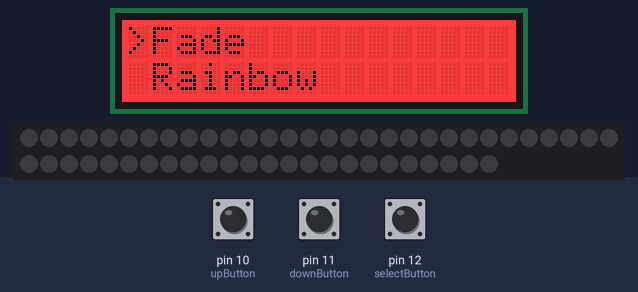
A sketch run on a simulated Arduino Uno, built with avr-gcc and run on an emulated ATmega328P. Shown: 16×2 character LCD, 54 RGB LEDs in strip order, left to right, continuing on the next row. The test bench sets the inputs (shaded band); at power-on: pin 12 (selectButton) HIGH, pin 11 (downButton) HIGH, pin 10 (upButton) HIGH.

Above: at 1.2 s.
1.3 s: pin 12 (selectButton) pulled LOW for 0.15 s
At 1.8 s:
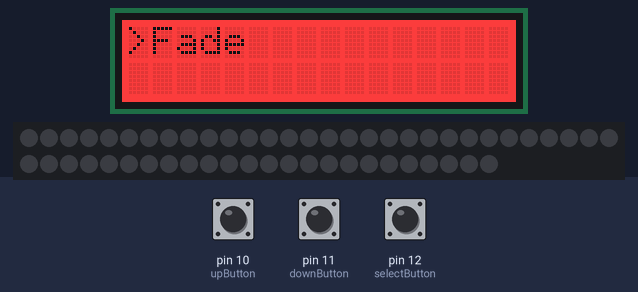
4.4 s: pin 11 (downButton) pulled LOW for 1 s
At 5.8 s:
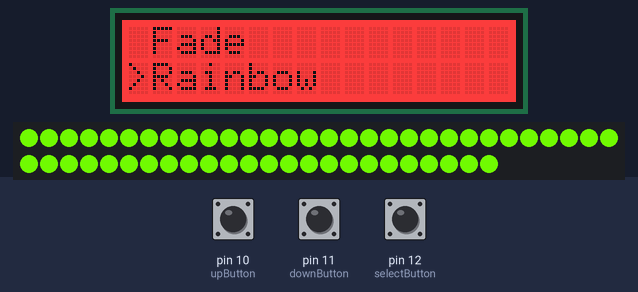
6.9 s: pin 11 (downButton) pulled LOW for 0.15 s
At 7.8 s:
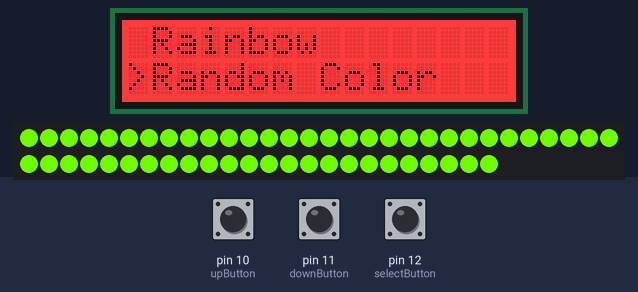
8.5 s: pin 12 (selectButton) pulled LOW for 1 s
At 9.7 s:
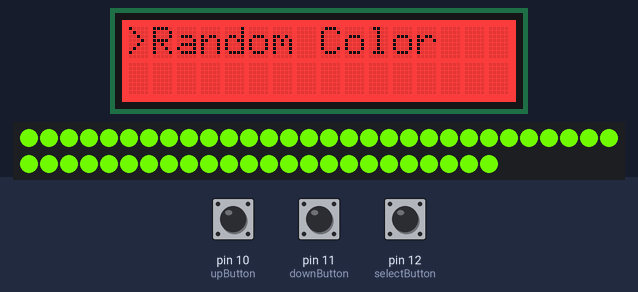
11.5 s: pin 11 (downButton) pulled LOW for 0.15 s
At 12.7 s:
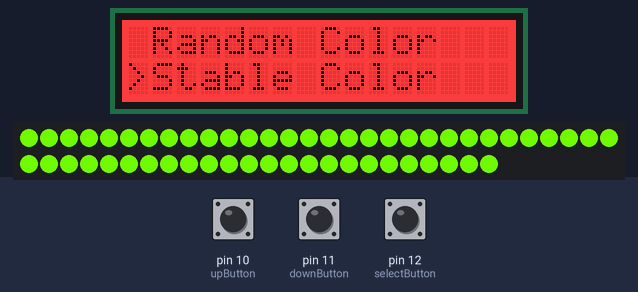
13.1 s: pin 12 (selectButton) pulled LOW for 0.15 s
At 13.4 s:
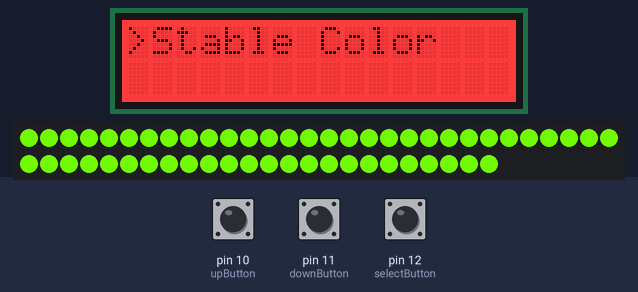
Timing chart, 0 to 16.1 s (numbered marks = the images above; inputs shaded):
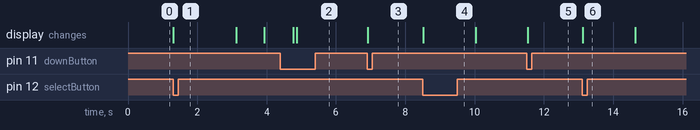

The sketch:

leds_with_menu.ino
```cpp
#include <Wire.h>
#include "DFRobot_RGBLCD.h"
#include "FastLED.h"

#define LED_PIN 7
#define NUM_LEDS 54

CRGB leds[NUM_LEDS];

int upButton = 10;
int downButton = 11;
int selectButton = 12;
int menu = 1;

const int colorR = 255;
const int colorG = 0;
const int colorB = 0;

DFRobot_RGBLCD lcd(16, 2);

void setup()
{
  lcd.init();
  lcd.setRGB(colorR, colorG, colorB);
  pinMode(upButton, INPUT_PULLUP);
  pinMode(downButton, INPUT_PULLUP);
  pinMode(selectButton, INPUT_PULLUP);
  Serial.begin(9600);
  pinMode(LED_PIN, OUTPUT);
  FastLED.addLeds<WS2812, LED_PIN, GRB>(leds, NUM_LEDS);
  updateMenu();
}

void loop() {
  if (!digitalRead(downButton)) {
    menu++;
    updateMenu();
    delay(100);
    while (!digitalRead(downButton));
  }
  if (!digitalRead(upButton)) {
    menu--;
    updateMenu();
    delay(100);
    while (!digitalRead(upButton));
  }
  if (!digitalRead(selectButton)) {
    executeAction();
    updateMenu();
    delay(100);
    while (!digitalRead(selectButton));
  }
}

void updateMenu() {
  switch (menu) {
    case 0:
      menu = 1;
      break;
    case 1:
      lcd.clear();
      lcd.print(">Fade");
      lcd.setCursor(0, 1);
      lcd.print(" Rainbow");
      break;
    case 2:
      lcd.clear();
      lcd.print(" Fade");
      lcd.setCursor(0, 1);
      lcd.print(">Rainbow");
      break;
    case 3:
      lcd.clear();
      lcd.print(" Rainbow");
      lcd.setCursor(0, 1);
      lcd.print(">Random Color");
      break;
    case 4:
      lcd.clear();
      lcd.print(" Random Color");
      lcd.setCursor(0, 1);
      lcd.print(">Stable Color");
      break;
    case 5:
      menu = 4;
      break;
  }
}
void executeAction() {
  switch (menu) {
    case 1:
      action1();
      break;
    case 2:
      action2();
      break;
    case 3:
      action3();
      break;
    case 4:
      action4();
      break;
  }
}

void action1() {
  lcd.clear();
  lcd.print(">Fade");
  delay(1000);
  for (int i = 0; i < 54; i++) {
    leds[i] = CRGB(0, 227, 229);
    delay(15);
  }
  FastLED.show();
  for (int i = 0; i < 54; i++) {
    leds[i] = CRGB(47, 232, 127);
    delay(15);
  }
  FastLED.show();
  for (int i = 0; i < 54; i++) {
    leds[i] = CRGB(107, 239, 1);
    delay(15);
  }
  FastLED.show();
}
void action2() {
  lcd.clear();
  lcd.print(">Rainbow");
  delay(1500);
}
void action3() {
  lcd.clear();
  lcd.print(">Random Color");
  delay(1500);
}
void action4() {
  lcd.clear();
  lcd.print(">Stable Color");
  delay(1500);
}
```

Measured:
- after the input at 1.3 s, the display: changes at once (image 1)
- after the input at 4.4 s, the display: first differs from a run without the input after 0.48 s (image 2)
- after the input at 6.9 s, the display: changes at once (image 3)
- after the input at 8.5 s, the display: changes at once (image 4)
- after the input at 11.5 s, the display: changes at once (image 5)
- after the input at 13.1 s, the display: changes at once (image 6)
